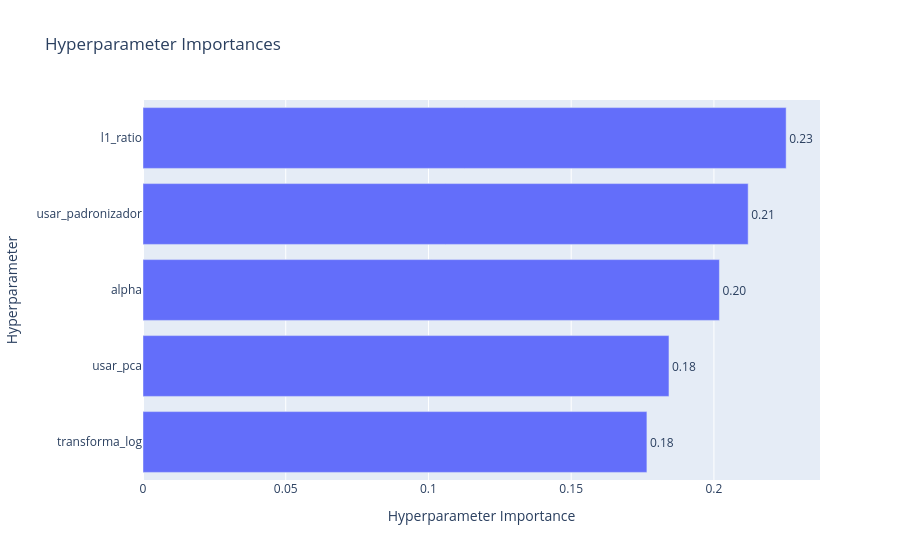

Notebook cell for this chart:
### Code cell
vis.plot_param_importances(estudo_hpc)

### Figure 1 — Plotly figure (JSON) as saved in the notebook; plotly's stock layout.template omitted (floating-point values rounded to 4 significant figures)
{"data": [{"cliponaxis": false, "hovertemplate": ["transforma_log (CategoricalDistribution): 0.17652348993236827<extra></extra>", "usar_pca (CategoricalDistribution): 0.18425104242115176<extra></extra>", "alpha (FloatDistribution): 0.20192528173875246<extra></extra>", "usar_padronizador (CategoricalDistribution): 0.21199858578469327<extra></extra>", "l1_ratio (FloatDistribution): 0.2253016001230343<extra></extra>"], "name": "Objective Value", "orientation": "h", "text": ["0.18", "0.18", "0.20", "0.21", "0.23"], "textposition": "outside", "type": "bar", "x": [0.1765, 0.1843, 0.2019, 0.212, 0.2253], "y": ["transforma_log", "usar_pca", "alpha", "usar_padronizador", "l1_ratio"]}], "layout": {"title": {"text": "Hyperparameter Importances"}, "xaxis": {"title": {"text": "Hyperparameter Importance"}}, "yaxis": {"title": {"text": "Hyperparameter"}}}}
